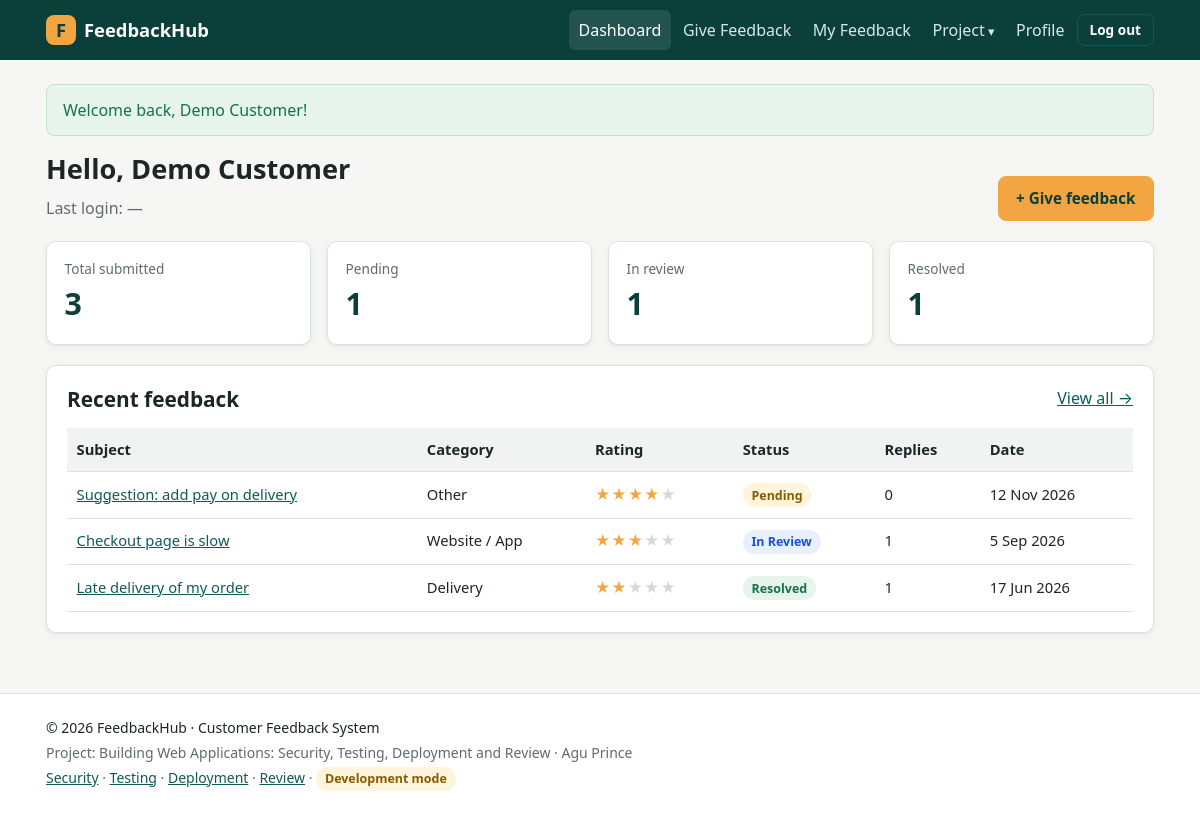
The app's page /dashboard.php (signed in) with its own data.
### tables this page shows
CREATE TABLE users (
    id            INT UNSIGNED AUTO_INCREMENT PRIMARY KEY,
    full_name     VARCHAR(100) NOT NULL,
    email         VARCHAR(150) NOT NULL UNIQUE,
    phone         VARCHAR(20)  NULL,
    password_hash VARCHAR(255) NOT NULL,           
    role          ENUM('user','admin') NOT NULL DEFAULT 'user',
    is_active     TINYINT(1) NOT NULL DEFAULT 1,
    created_at    DATETIME NOT NULL DEFAULT CURRENT_TIMESTAMP,
    last_login    DATETIME NULL
);

CREATE TABLE feedback (
    id          INT UNSIGNED AUTO_INCREMENT PRIMARY KEY,
    user_id     INT UNSIGNED NOT NULL,
    category_id INT UNSIGNED NOT NULL,
    subject     VARCHAR(150) NOT NULL,
    rating      TINYINT UNSIGNED NOT NULL CHECK (rating BETWEEN 1 AND 5),
    message     TEXT NOT NULL,
    status      ENUM('Pending','In Review','Resolved') NOT NULL DEFAULT 'Pending',
    created_at  DATETIME NOT NULL DEFAULT CURRENT_TIMESTAMP,
    updated_at  DATETIME NOT NULL DEFAULT CURRENT_TIMESTAMP ON UPDATE CURRENT_TIMESTAMP,
    CONSTRAINT fk_feedback_user FOREIGN KEY (user_id) REFERENCES users(id) ON DELETE CASCADE,
    CONSTRAINT fk_feedback_category FOREIGN KEY (category_id) REFERENCES categories(id),
    INDEX idx_status (status),
    INDEX idx_created (created_at)
);

CREATE TABLE categories (
    id   INT UNSIGNED AUTO_INCREMENT PRIMARY KEY,
    name VARCHAR(60) NOT NULL UNIQUE
);

### includes/db.php (called while the page is built)
<?php
function db(): PDO
{
    static $pdo = null;
    if ($pdo === null) {
        $dsn = sprintf('mysql:host=%s;port=%s;dbname=%s;charset=utf8mb4',
            env('DB_HOST', '127.0.0.1'), env('DB_PORT', '3306'), env('DB_NAME', 'feedback_system'));
        try {
            $pdo = new PDO($dsn, env('DB_USER', 'root'), (string) env('DB_PASS', ''), [
                PDO::ATTR_ERRMODE            => PDO::ERRMODE_EXCEPTION,
                PDO::ATTR_DEFAULT_FETCH_MODE => PDO::FETCH_ASSOC,
                PDO::ATTR_EMULATE_PREPARES   => false,
            ]);
        } catch (PDOException $e) {
            app_log('critical', 'Database connection failed: ' . $e->getMessage());
            throw new RuntimeException('Database connection failed. Check your .env settings.');
        }
    }
    return $pdo;
}

### includes/security.php (called while the page is built, shortened)
<?php
function e($value): string
{
    return htmlspecialchars((string) $value, ENT_QUOTES | ENT_SUBSTITUTE, 'UTF-8');
}
function current_user(): ?array
{
    static $user = false;
    if ($user === false) {
        $user = null;
        if (!empty($_SESSION['user_id'])) {
            $stmt = db()->prepare('SELECT id, full_name, email, phone, role, is_active, created_at, last_login FROM users WHERE id = ?');
            $stmt->execute([$_SESSION['user_id']]);
            $user = $stmt->fetch() ?: null;
        }
    }
    return $user;
}
function is_logged_in(): bool
{
    return current_user() !== null;
}
function require_login(): void
{
    if (!is_logged_in()) {
        flash('warning', 'Please log in to continue.');
        redirect('login.php');
    }
}

### config/config.php (called while the page is built, shortened)
<?php
function url(string $path = ''): string
{
    return BASE_URL . '/' . ltrim($path, '/');
}

### dashboard.php (the view, shortened to what this page needs)
<?php
require_login();
$user = current_user();
$stmt = db()->prepare("SELECT COUNT(*) AS total, SUM(status='Pending') AS pending,
    SUM(status='In Review') AS in_review, SUM(status='Resolved') AS resolved FROM feedback WHERE user_id = ?");
$stmt->execute([$user['id']]);
$s = $stmt->fetch();
$stmt = db()->prepare('SELECT f.id, f.subject, f.rating, f.status, f.created_at, c.name AS category,
    (SELECT COUNT(*) FROM replies r WHERE r.feedback_id = f.id) AS reply_count
    FROM feedback f JOIN categories c ON c.id = f.category_id
    WHERE f.user_id = ? ORDER BY f.created_at DESC LIMIT 5');
$stmt->execute([$user['id']]);
$recent = $stmt->fetchAll();
require __DIR__ . '/includes/header.php';
?>
<div class="page-head">
    <div>
        <h1>Hello, <?= e($user['full_name']) ?></h1>
        <p class="muted">Last login: <?= e(fmt_date($user['last_login'], true)) ?></p>
    </div>
    <a class="btn btn-accent" href="<?= e(url('feedback_new.php')) ?>">+ Give feedback</a>
</div>
<section class="grid grid-4">
    <div class="stat"><p class="stat-label">Total submitted</p><p class="stat-value"><?= (int) $s['total'] ?></p></div>
    <div class="stat"><p class="stat-label">Pending</p><p class="stat-value"><?= (int) $s['pending'] ?></p></div>
    <div class="stat"><p class="stat-label">In review</p><p class="stat-value"><?= (int) $s['in_review'] ?></p></div>
    <div class="stat"><p class="stat-label">Resolved</p><p class="stat-value"><?= (int) $s['resolved'] ?></p></div>
</section>
<section class="card mt">
    <div class="card-header">
        <h2>Recent feedback</h2>
        <a href="<?= e(url('my_feedback.php')) ?>">View all &rarr;</a>
    </div>
    <?php if (!$recent): ?>
        <div class="empty">You have not submitted any feedback yet. <a href="<?= e(url('feedback_new.php')) ?>">Submit your first one</a>.</div>
    <?php else: ?>
        <div class="table-wrap"><table>
            <thead><tr><th>Subject</th><th>Category</th><th>Rating</th><th>Status</th><th>Replies</th><th>Date</th></tr></thead>
            <tbody>
            <?php foreach ($recent as $f): ?>
                <tr>
                    <td><a href="<?= e(url('feedback_view.php?id=' . (int) $f['id'])) ?>"><?= e($f['subject']) ?></a></td>
                    <td><?= e($f['category']) ?></td>
                    <td><?= stars((int) $f['rating']) ?></td>
                    <td><?= status_badge($f['status']) ?></td>
                    <td><?= (int) $f['reply_count'] ?></td>
                    <td class="nowrap"><?= e(fmt_date($f['created_at'])) ?></td>
                </tr>
            <?php endforeach; ?>
            </tbody>
        </table></div>
    <?php endif; ?>
</section>
<?php require __DIR__ . '/includes/footer.php'; ?>

### includes/helpers.php (shortened to what this page needs)
<?php
function stars(int $rating): string
{
    $rating = max(0, min(5, $rating));
    return '<span class="stars" aria-label="' . $rating . ' out of 5 stars">'
        . str_repeat('★', $rating) . '<span class="stars-off">' . str_repeat('★', 5 - $rating) . '</span></span>';
}
function status_badge(string $status): string
{
    $class = match ($status) {
        'Resolved' => 'badge-green',
        'In Review' => 'badge-blue',
        default => 'badge-amber',
    };
    return '<span class="badge ' . $class . '">' . e($status) . '</span>';
}
function fmt_date(?string $date, bool $withTime = false): string
{
    if (!$date) {
        return '—';
    }
    return date($withTime ? 'j M Y, g:i a' : 'j M Y', strtotime($date));
}

### assets/css/style.css (style rules this page uses)
:root { --brand: #0f5c55; --brand-dark: #0a3f3a; --brand-light: #e3f1ef; --accent: #f2a541; --text: #1d2627; --muted: #5f6b6d; --bg: #f6f7f4; --card: #ffffff; --border: #dde3e1; --red: #b42318; --red-bg: #fdecea; --green: #157347; --green-bg: #e6f4ec; --amber: #8a5a00; --amber-bg: #fff4dc; --blue: #1d4ed8; --blue-bg: #e8efff; --radius: 10px; --shadow: 0 1px 2px rgba(16, 24, 40, .06), 0 2px 8px rgba(16, 24, 40, .05); font-size: 16px; }
* { box-sizing: border-box; }
body { margin: 0; font-family: "Segoe UI", system-ui, -apple-system, Roboto, Arial, sans-serif; color: var(--text); background: var(--bg); line-height: 1.55; display: flex; flex-direction: column; min-height: 100vh; }
a { color: var(--brand); }
h1, h2, h3 { line-height: 1.25; margin: 0 0 .6rem; }
h1 { font-size: 1.7rem; }
h2 { font-size: 1.3rem; }
p { margin: 0 0 .8rem; }
.muted { color: var(--muted); }
.card { background: var(--card); border: 1px solid var(--border); border-radius: var(--radius); padding: 1.25rem; box-shadow: var(--shadow); margin-bottom: 1.25rem; }
.card-header { display: flex; justify-content: space-between; align-items: center; gap: 1rem; flex-wrap: wrap; margin-bottom: 1rem; }
.card-header h2 { margin: 0; }
.grid { display: grid; gap: 1rem; }
.grid-2, .grid-3, .grid-4 { grid-template-columns: 1fr; }
@media (min-width: 640px) { .grid-2, .grid-4 { grid-template-columns: repeat(2, 1fr); } }
@media (min-width: 900px) { .grid-4 { grid-template-columns: repeat(4, 1fr); } }
.page-head { display: flex; justify-content: space-between; align-items: flex-end; gap: 1rem; flex-wrap: wrap; margin-bottom: 1.25rem; }
.page-head p { margin: 0; }
.stat { background: var(--card); border: 1px solid var(--border); border-radius: var(--radius); padding: 1rem 1.1rem; box-shadow: var(--shadow); }
.stat-label { color: var(--muted); font-size: .85rem; margin: 0; }
.stat-value { font-size: 1.9rem; font-weight: 700; margin: .1rem 0 0; color: var(--brand-dark); }
.btn { display: inline-block; background: var(--brand); color: #fff; border: 1px solid var(--brand); padding: .6rem 1.1rem; border-radius: 8px; font-size: .95rem; font-weight: 600; text-decoration: none; cursor: pointer; font-family: inherit; }
.btn-accent { background: var(--accent); border-color: var(--accent); color: var(--brand-dark); }
.stars { color: var(--accent); letter-spacing: 1px; white-space: nowrap; }
.stars-off { color: #d3d9d7; }
.table-wrap { overflow-x: auto; -webkit-overflow-scrolling: touch; }
table { width: 100%; border-collapse: collapse; font-size: .92rem; }
th, td { text-align: left; padding: .65rem .6rem; border-bottom: 1px solid var(--border); vertical-align: top; }
th { background: #f0f3f2; font-weight: 600; white-space: nowrap; }
td.nowrap { white-space: nowrap; }
.badge { display: inline-block; padding: .15rem .55rem; border-radius: 999px; font-size: .78rem; font-weight: 600; white-space: nowrap; }
.badge-green { background: var(--green-bg); color: var(--green); }
.badge-blue { background: var(--blue-bg); color: var(--blue); }
.badge-amber { background: var(--amber-bg); color: var(--amber); }
.mt { margin-top: 1.25rem; }
.grid > *, .grid-2-1 > * { min-width: 0; }

### records on screen
users: full_name "Demo Customer", last_login "—"
feedback: subject "Suggestion: add pay on delivery", category.name "Other", rating "★★★★", rating "★", status "Pending", reply_count "0", created_at "12 Nov 2026"
feedback: subject "Checkout page is slow", category.name "Website / App", rating "★★★", rating "★★", status "In Review", reply_count "1", created_at "5 Sep 2026"
feedback: subject "Late delivery of my order", category.name "Delivery", rating "★★", rating "★★★", status "Resolved", reply_count "1", created_at "17 Jun 2026"

### other values on screen
APP_NAME "FeedbackHub"
$label "Dashboard Give Feedback My Feedback Profile"
$f['message'] "Welcome back, Demo Customer!"
$s['total'] "3"
$s['pending'] "1"
$s['in_review'] "1"
$s['resolved'] "1"
